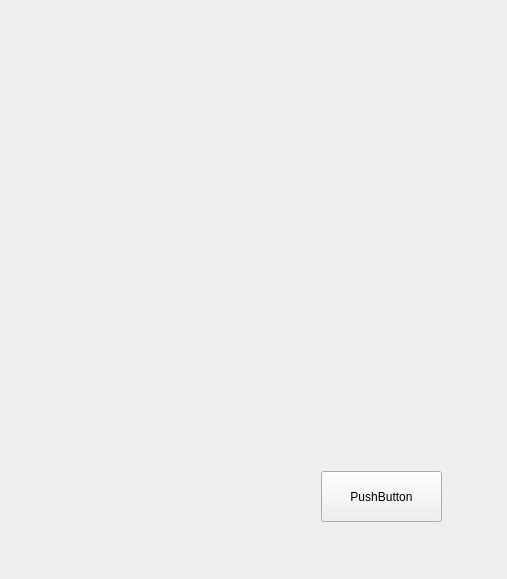
<?xml version="1.0" encoding="UTF-8"?>
<ui version="4.0">
 <class>Widget</class>
 <widget class="QWidget" name="Widget">
  <property name="geometry">
   <rect>
    <x>0</x>
    <y>0</y>
    <width>507</width>
    <height>579</height>
   </rect>
  </property>
  <property name="windowTitle">
   <string>Widget</string>
  </property>
  <layout class="QVBoxLayout" name="verticalLayout">
   <item>
    <widget class="QStackedWidget" name="stackedWidget">
     <property name="currentIndex">
      <number>0</number>
     </property>
     <widget class="QWidget" name="page">
      <widget class="QWidget" name="verticalLayoutWidget">
       <property name="geometry">
        <rect>
         <x>30</x>
         <y>120</y>
         <width>411</width>
         <height>291</height>
        </rect>
       </property>
       <layout class="QVBoxLayout" name="verticalLayout_2"/>
      </widget>
      <widget class="QPushButton" name="pushButton">
       <property name="geometry">
        <rect>
         <x>310</x>
         <y>460</y>
         <width>121</width>
         <height>51</height>
        </rect>
       </property>
       <property name="text">
        <string>PushButton</string>
       </property>
      </widget>
     </widget>
     <widget class="QWidget" name="page_2"/>
    </widget>
   </item>
  </layout>
 </widget>
 <resources/>
 <connections/>
</ui>
